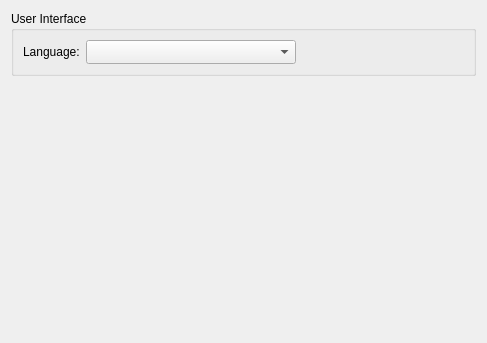
<?xml version="1.0" encoding="UTF-8"?>
<ui version="4.0">
 <class>Core::Internal::GeneralSettings</class>
 <widget class="QWidget" name="Core::Internal::GeneralSettings">
  <property name="geometry">
   <rect>
    <x>0</x>
    <y>0</y>
    <width>487</width>
    <height>343</height>
   </rect>
  </property>
  <layout class="QVBoxLayout" name="verticalLayout">
   <item>
    <widget class="QGroupBox" name="groupBox_2">
     <property name="title">
      <string>User Interface</string>
     </property>
     <layout class="QGridLayout" name="gridLayout_2">
      <item row="1" column="1">
       <layout class="QHBoxLayout" name="horizontalLayout_3">
        <item>
         <widget class="QComboBox" name="languageBox">
          <property name="sizeAdjustPolicy">
           <enum>QComboBox::AdjustToMinimumContentsLengthWithIcon</enum>
          </property>
          <property name="minimumContentsLength">
           <number>20</number>
          </property>
         </widget>
        </item>
        <item>
         <spacer name="horizontalSpacer_2">
          <property name="orientation">
           <enum>Qt::Horizontal</enum>
          </property>
          <property name="sizeHint" stdset="0">
           <size>
            <width>285</width>
            <height>20</height>
           </size>
          </property>
         </spacer>
        </item>
       </layout>
      </item>
      <item row="2" column="1">
       <layout class="QHBoxLayout" name="horizontalLayout_6"/>
      </item>
      <item row="1" column="0">
       <widget class="QLabel" name="languageLabel">
        <property name="text">
         <string>Language:</string>
        </property>
       </widget>
      </item>
     </layout>
    </widget>
   </item>
   <item>
    <spacer name="verticalSpacer">
     <property name="orientation">
      <enum>Qt::Vertical</enum>
     </property>
     <property name="sizeHint" stdset="0">
      <size>
       <width>20</width>
       <height>30</height>
      </size>
     </property>
    </spacer>
   </item>
  </layout>
 </widget>
 <tabstops>
  <tabstop>languageBox</tabstop>
 </tabstops>
 <resources/>
 <connections/>
</ui>
